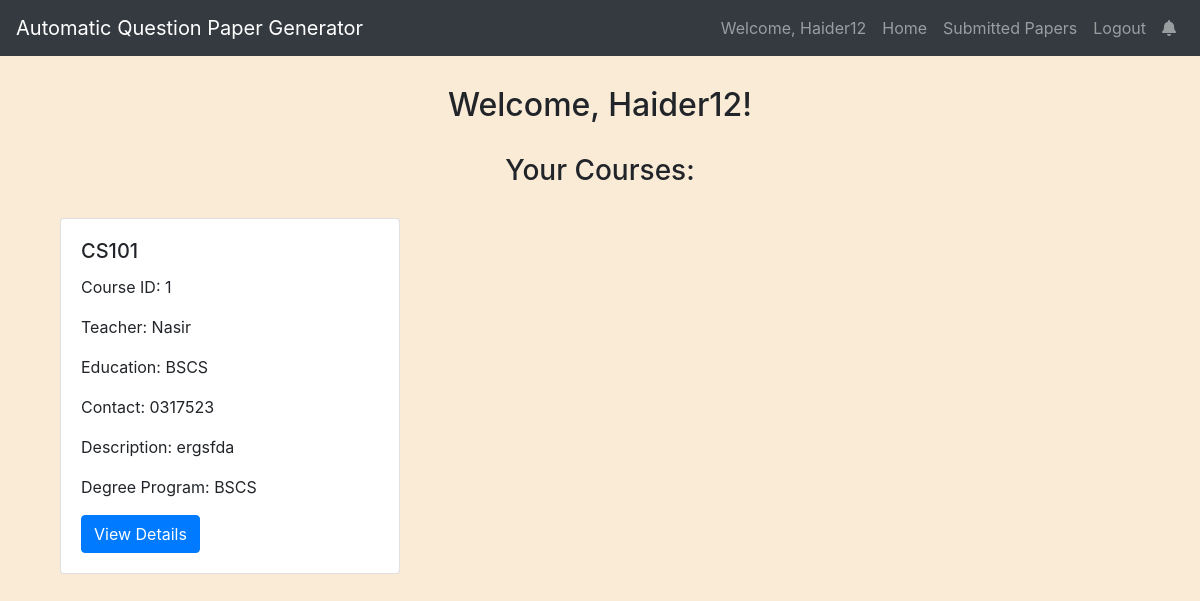
Page /dashboard/ (signed in) on the committed database.
### myapp/models.py (models this page shows, shortened)
class Student(models.Model):
    StudentID = models.AutoField(primary_key=True)
    Username = models.CharField(max_length=255)
    Password = models.CharField(max_length=255)  # In a real-world scenario, use a more secure method for storing passwords
    Email = models.EmailField()
    DegreeProgramID = models.ForeignKey(DegreeProgram, on_delete=models.CASCADE)

class Course(models.Model):
    CourseID = models.AutoField(primary_key=True)
    DegreeProgramID = models.ForeignKey(DegreeProgram, on_delete=models.CASCADE)
    CourseName = models.CharField(max_length=255)
    Teacher = models.ForeignKey(Teacher, on_delete=models.CASCADE, default=1)

class Teacher(models.Model):
    TeacherID = models.AutoField(primary_key=True)
    TeacherName = models.CharField(max_length=255)
    Education = models.CharField(max_length=255)
    ContactNumber = models.CharField(max_length=20)
    Description = models.TextField()

class DegreeProgram(models.Model):
    DegreeProgramID = models.AutoField(primary_key=True)
    DegreeProgramName = models.CharField(max_length=255)

### myapp/views.py (the view)
# urls.py: path('dashboard/', views.student_dashboard, name='student_dashboard'),
def student_dashboard(request):
    if 'student_id' not in request.session:
        return redirect('student_login')  # Replace 'student_login' with the actual URL name for your student login view
    student_id = request.session.get('student_id')
    student = Student.objects.get(pk=student_id)
    courses = Course.objects.filter(DegreeProgramID=student.DegreeProgramID)
    return render(request, 'dashboard.html', {'student': student, 'courses': courses})

### templates/dashboard.html (shortened to what this page needs)
{% extends 'base.html' %}
{% block content %}
<div class="container mt-4">
    <h2>Welcome, {{ student.Username }}!</h2>
    <h3>Your Courses:</h3>
    <div class="row">
        {% for course in courses %}
            <div class="col-md-4 mb-4">
                <div class="card">
                    <div class="card-body">
                        <h5 class="card-title">{{ course.CourseName }}</h5>
                        <p class="card-text">Course ID: {{ course.CourseID }}</p>
                        <p class="card-text">Teacher: {{ course.Teacher.TeacherName }}</p>
                        <p class="card-text">Education: {{ course.Teacher.Education }}</p>
                        <p class="card-text">Contact: {{ course.Teacher.ContactNumber }}</p>
                        <p class="card-text">Description: {{ course.Teacher.Description }}</p>
                        <p class="card-text">Degree Program: {{ course.DegreeProgramID.DegreeProgramName }}</p>
                        <a href="{% url 'course_details' course_id=course.CourseID %}" class="btn btn-primary">View Details</a>
                    </div>
                </div>
            </div>
        {% endfor %}
    </div>
</div>
{% endblock %}

### templates/base.html (shortened to what this page needs)
<!DOCTYPE html>
<html lang="en">
<head>
    <link rel="stylesheet" href="https://stackpath.bootstrapcdn.com/bootstrap/4.5.2/css/bootstrap.min.css">
    <link rel="stylesheet" href="https://cdnjs.cloudflare.com/ajax/libs/font-awesome/5.15.4/css/all.min.css">
</head>
<body>
<nav class="navbar navbar-expand-lg navbar-dark bg-dark">
    <a class="navbar-brand" href="{% url 'student_dashboard' %}">Automatic Question Paper Generator</a>
    <div class="collapse navbar-collapse" id="navbarNav">
        <ul class="navbar-nav ml-auto">
            {% if student %}
                <li class="nav-item">
                    <span class="nav-link">Welcome, {{ student.Username }}</span>
                </li>
                <li class="nav-item">
                    <a class="nav-link" href="{% url 'student_dashboard' %}">Home</a>
                </li>
                <li class="nav-item">
                    <a class="nav-link" href="{% url 'view_submitted_papers' %}">Submitted Papers</a>
                </li>
                <li class="nav-item">
                    <a class="nav-link" href="{% url 'logout' %}">Logout</a>
                </li>
                <li class="nav-item">
                    <a class="nav-link" href="{% url "view_notifications" %}">
                        <i class="fas fa-bell"></i>
                    </a>
                </li>
            {% endif %}
        </ul>
    </div>
</nav>
<div class="container mt-4">
    {% block content %}{% endblock %}
</div>
</body>
</html>

### templates/base.html (style rules this page uses)
body { background-color: antiquewhite; }
h1, h2 , h3 , h4 { margin: 30px; text-align: center; }

### rows in the picture
Student: Username "Haider12"
Course: CourseName "CS101", CourseID "1", Teacher.TeacherName "Nasir", Teacher.Education "BSCS", Teacher.ContactNumber "0317523", Teacher.Description "ergsfda", DegreeProgramID.DegreeProgramName "BSCS"
